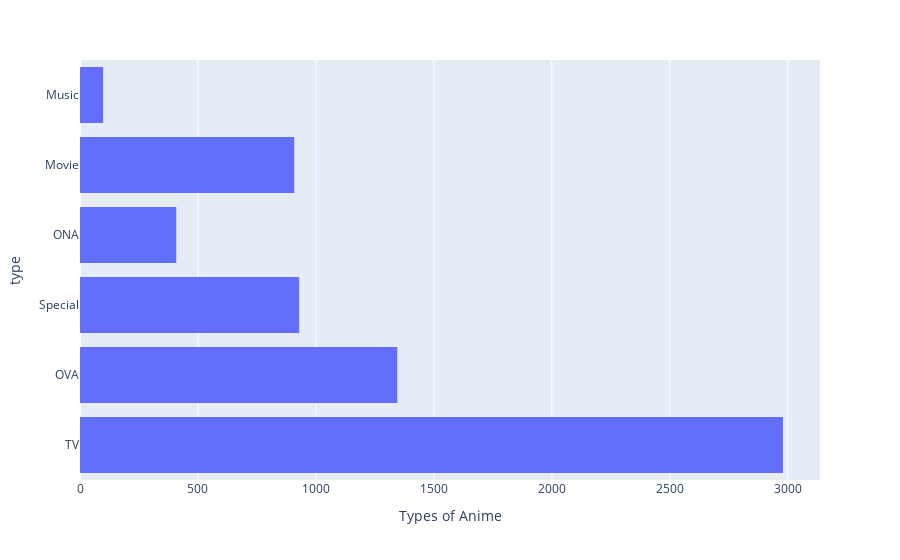

The notebook cell saved with this chart:
### Code cell
#This shows the different types of animes in the dataset
tips = px.data.tips()
fig = px.histogram(anime_data, y="type", orientation="h").update_xaxes(categoryorder='total ascending', title = "Types of Anime")
fig.show()

### Figure 1 — Plotly figure (JSON) as saved in the notebook; plotly's stock layout.template omitted (floating-point values rounded to 4 significant figures; data arrays with more than 128 entries replaced by an {"elided": "..."} marker saying what was removed)
{"data": [{"alignmentgroup": "True", "bingroup": "y", "hovertemplate": "count=%{x}<br>type=%{y}<extra></extra>", "legendgroup": "", "marker": {"color": "#636efa", "pattern": {"shape": ""}}, "name": "", "offsetgroup": "", "orientation": "h", "showlegend": false, "type": "histogram", "xaxis": "x", "y": {"elided": "6668 str values"}, "yaxis": "y"}], "layout": {"barmode": "relative", "legend": {"tracegroupgap": 0}, "margin": {"t": 60}, "xaxis": {"anchor": "y", "categoryorder": "total ascending", "domain": [0, 1], "title": {"text": "Types of Anime"}}, "yaxis": {"anchor": "x", "domain": [0, 1], "title": {"text": "type"}}}}
